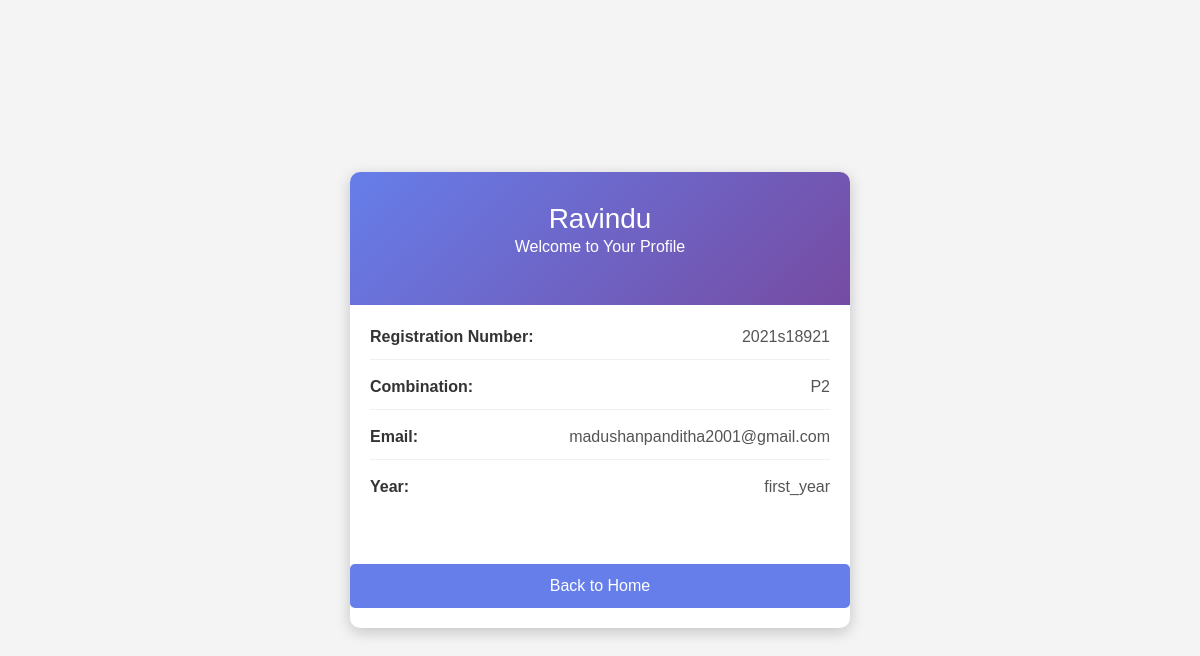
The page /profile.php (signed in) on the database its author committed.
### tables this page shows
CREATE TABLE `all_students` (
  `registration_num` varchar(50) NOT NULL,
  `name` varchar(100) DEFAULT NULL,
  `combination` varchar(100) DEFAULT NULL,
  `year` varchar(30) NOT NULL,
  `email` varchar(100) DEFAULT NULL,
  `password` varchar(255) DEFAULT NULL,
  `otp` varchar(255) DEFAULT NULL,
  `expired_otp` datetime DEFAULT NULL,
  `create_otp` datetime DEFAULT NULL
);

### profile.php (the view, shortened to what this page needs)
<?php
$user_name = isset($_SESSION['user_name']) ? $_SESSION['user_name'] : 'Student';
$user_email = isset($_SESSION['user_email']) ? $_SESSION['user_email'] : 'user@gmail.com';
include 'db.php';
$sql = "SELECT registration_num, name, combination, email, year FROM all_students WHERE email = ?";
$stmt = $conn->prepare($sql);
$user_details = [
    'registration_num' => 'Not Available',
    'name' => $user_name,
    'combination' => 'Not Available',
    'email' => $user_email,
    'year' => 'Not Available'
];
if ($stmt) {
    $stmt->bind_param("s", $user_email);
    $stmt->execute();
    $stmt->bind_result($registration_num, $name, $combination, $email, $year);
    if ($stmt->fetch()) {
        $user_details = [
            'registration_num' => htmlspecialchars($registration_num),
            'name' => htmlspecialchars($name),
            'combination' => htmlspecialchars($combination),
            'email' => htmlspecialchars($email),
            'year' => htmlspecialchars($year)
        ];
    }
} else {
    die("Database query failed.");
}
?>
<!DOCTYPE html>
<html lang="en">
<head>
    <link href="https://cdn.jsdelivr.net/npm/bootstrap@5.3.3/dist/css/bootstrap.min.css" rel="stylesheet">
</head>
<body>
    <div class="profile-card">
        <div class="profile-header">
            <h1><?php echo $user_details['name']; ?></h1>
            <p>Welcome to Your Profile</p>
        </div>
        <div class="profile-body">
            <div class="profile-item">
                <label>Registration Number:</label>
                <span><?php echo $user_details['registration_num']; ?></span>
            </div>
            <div class="profile-item">
                <label>Combination:</label>
                <span><?php echo $user_details['combination']; ?></span>
            </div>
            <div class="profile-item">
                <label>Email:</label>
                <span><?php echo $user_details['email']; ?></span>
            </div>
            <div class="profile-item">
                <label>Year:</label>
                <span><?php echo $user_details['year']; ?></span>
            </div>
        </div>
        <a href="home.php" class="button">Back to Home</a>
    </div>
</body>
</html>

### profile.php (style rules this page uses)
body { font-family: 'Poppins', Arial, sans-serif; margin: 0; padding: 0; background: #f4f4f4; display: flex; justify-content: center; align-items: center; height: 100vh; }
.profile-card { width: 100%; max-width: 500px; background: #ffffff; border-radius: 10px; box-shadow: 0 4px 15px rgba(0, 0, 0, 0.2); overflow: hidden; }
.profile-header { background: linear-gradient(135deg, #667eea, #764ba2); color: white; text-align: center; padding: 30px 20px; }
.profile-header h1 { margin: 0; font-size: 28px; }
.profile-body { padding: 20px; }
.profile-item { display: flex; justify-content: space-between; margin-bottom: 15px; border-bottom: 1px solid #f0f0f0; padding-bottom: 10px; }
.profile-item:last-child { border-bottom: none; }
.profile-item label { font-weight: bold; color: #333; }
.profile-item span { color: #555; }
.button { display: block; margin: 20px auto; padding: 10px 20px; background: #667eea; color: white; text-align: center; text-decoration: none; border-radius: 5px; transition: background-color 0.3s ease-in-out; }

### rows shown on the page
all_students: name "Ravindu", registration_num "2021s18921", combination "P2", email "madushanpanditha2001@gmail.com", year "first_year"
